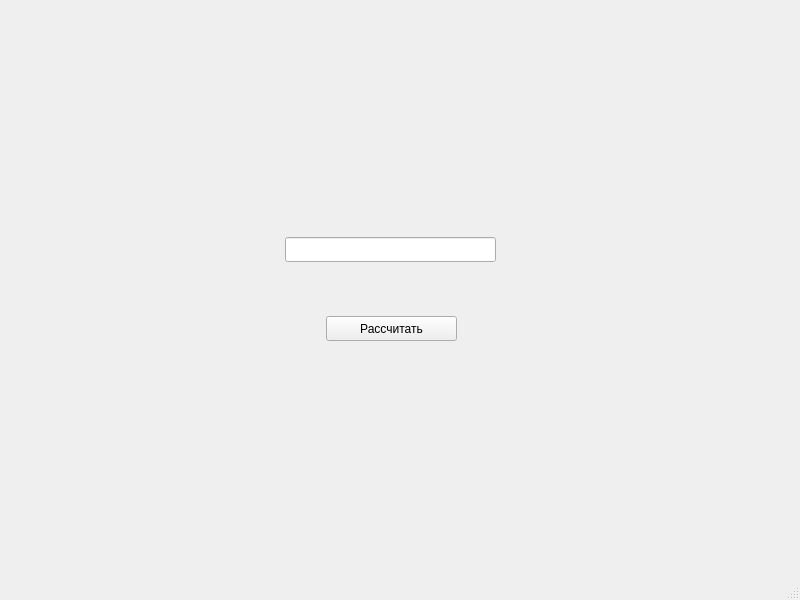
<?xml version="1.0" encoding="UTF-8"?>
<ui version="4.0">
 <class>MainWindow</class>
 <widget class="QMainWindow" name="MainWindow">
  <property name="geometry">
   <rect>
    <x>0</x>
    <y>0</y>
    <width>800</width>
    <height>600</height>
   </rect>
  </property>
  <property name="windowTitle">
   <string>MainWindow</string>
  </property>
  <widget class="QWidget" name="centralwidget">
   <widget class="QPushButton" name="pushButton">
    <property name="geometry">
     <rect>
      <x>326</x>
      <y>316</y>
      <width>131</width>
      <height>25</height>
     </rect>
    </property>
    <property name="text">
     <string>Рассчитать</string>
    </property>
   </widget>
   <widget class="QLabel" name="label">
    <property name="geometry">
     <rect>
      <x>236</x>
      <y>268</y>
      <width>311</width>
      <height>20</height>
     </rect>
    </property>
    <property name="text">
     <string/>
    </property>
    <property name="alignment">
     <set>Qt::AlignmentFlag::AlignCenter</set>
    </property>
   </widget>
   <widget class="QLineEdit" name="lineEdit">
    <property name="geometry">
     <rect>
      <x>285</x>
      <y>237</y>
      <width>211</width>
      <height>25</height>
     </rect>
    </property>
   </widget>
   <widget class="QLabel" name="label_2">
    <property name="geometry">
     <rect>
      <x>236</x>
      <y>290</y>
      <width>311</width>
      <height>20</height>
     </rect>
    </property>
    <property name="text">
     <string/>
    </property>
    <property name="alignment">
     <set>Qt::AlignmentFlag::AlignCenter</set>
    </property>
   </widget>
  </widget>
  <widget class="QMenuBar" name="menubar">
   <property name="geometry">
    <rect>
     <x>0</x>
     <y>0</y>
     <width>800</width>
     <height>26</height>
    </rect>
   </property>
  </widget>
  <widget class="QStatusBar" name="statusbar"/>
 </widget>
 <resources/>
 <connections/>
</ui>
